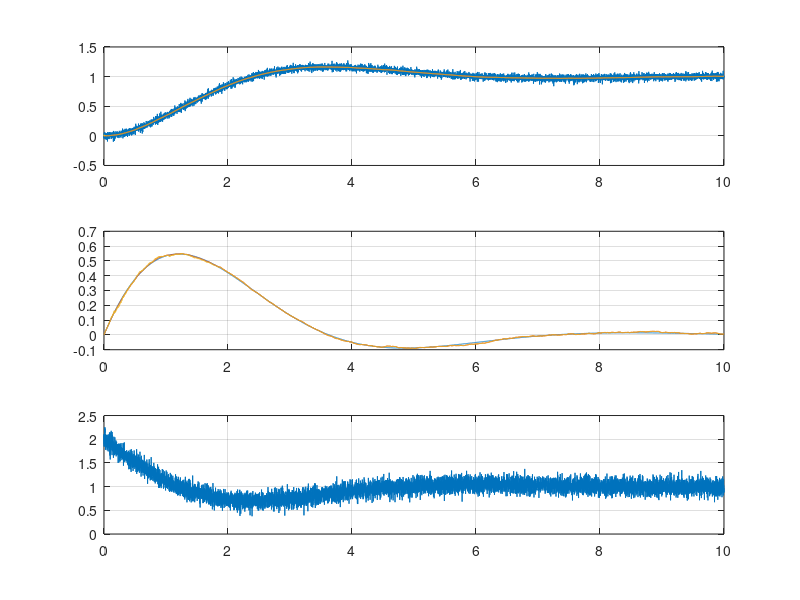
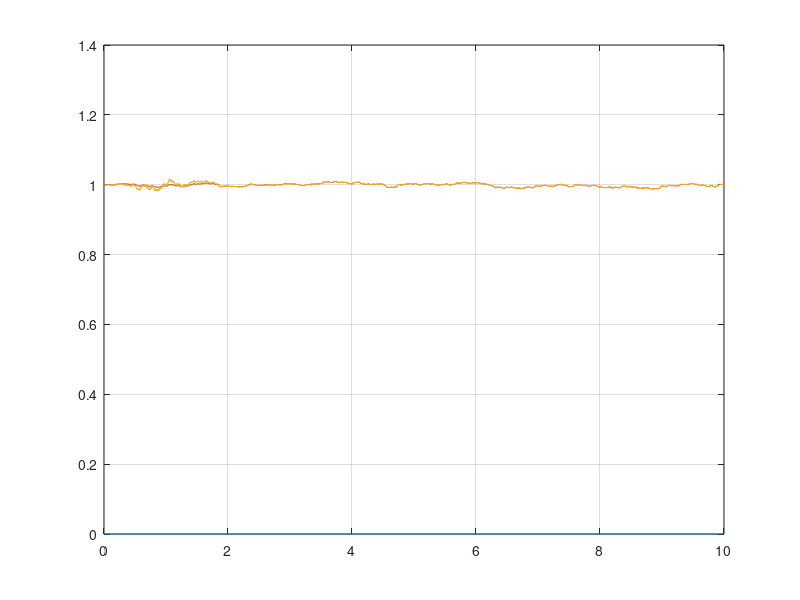

Recreate these plots in MATLAB, in order.
clc, clear variables
%%

g = 9.81;
b_acc = 1;

var_gps = 0.001;
var_acc = 0.01;

Ts = 1e-3;
Tsim = 10 - Ts;
time = (0:Ts:Tsim).';

N = size(time, 1);

pos = step(tf(1, [1 1 1]), time);
vel = step(tf([1 0], [1 1 1]), time);
acc = step(tf([1 0 0], [1 1 1]), time);

y_gps = pos + sqrt(var_gps) * randn(N, 1);
y_acc = acc + b_acc + g + sqrt(var_acc) * randn(N, 1);

A = [0 1 0; ...
     0 0 -1; ...
     0 0 0];
B = [0; 1; 0];
C = [1 0 0];
A = eye(size(A)) + Ts * A;
B = Ts * B;

sys = ss(A, B, C, 0, Ts);

R = var_gps / Ts;
Q = B * B.' * var_acc * Ts;
Q(3,3) = 0.1 * Ts;
K = dlqr(A.', C.', Q, R).'; % statische Lösung Kalman-Filter
sys_est = ss(A - K*C, [B, K], eye(3), 0, Ts);

% eig_d = eig(sys_est.a);
% eig_c = log(eig_d) / Ts;
% fn = abs(eig_c) / 2 / pi
% Dn = cos(pi-angle(eig_c))
damp( sys_est )

x0_hat = [0, 0, b_acc].';
% x_hat_kf_static = lsim(sys_est, [y_acc - g, y_gps], time);
x_hat_kf_static = lsim(sys_est, [y_acc - g, y_gps], time, x0_hat);

%%

K_k = zeros(size(K));
P = 1 * eye(size(A));
x_k = x0_hat; % zeros(3,1);
x_hat_kf = zeros( size(x_hat_kf_static) );

for i = 1:N

    x_k = A * x_k + B * ( y_acc(i) - g );
    P = A * P * A.' + Q;
    
    e = y_gps(i) - C * x_k;
    K_k = (P * C.') / ( C * P * C.' + R );
    x_k = x_k + K_k * e;
    P = ( eye(size(A)) - K_k * C) * P;

    x_hat_kf(i,:) = x_k.';
end

figure(1)
subplot(311)
plot(time, [y_gps, x_hat_kf_static(:,1), x_hat_kf(:,1)]), grid on
subplot(312)
plot(time, [vel, x_hat_kf_static(:,2), x_hat_kf(:,2)]), grid on
subplot(313)
plot(time, y_acc - g), grid on % carefull here, just for visuallization

figure(2)
plot(time, [zeros(N,1), x_hat_kf_static(:,3), x_hat_kf(:,3)]), grid on

% figure(3)
% bode(sys_est(1,1), sys_est(1,2)), grid on


